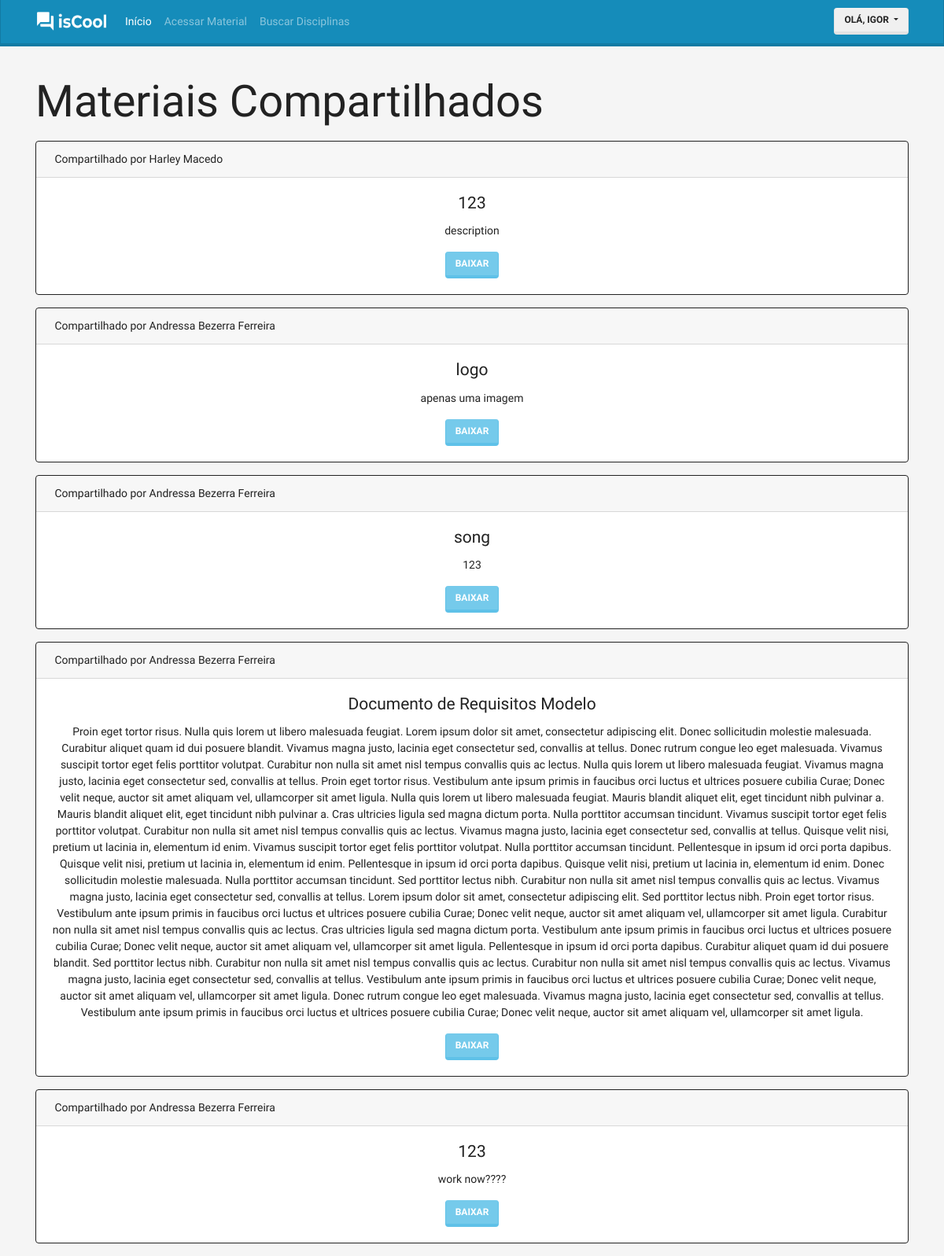
Before: /material/listar-materiais/ (signed in) with the older database file.
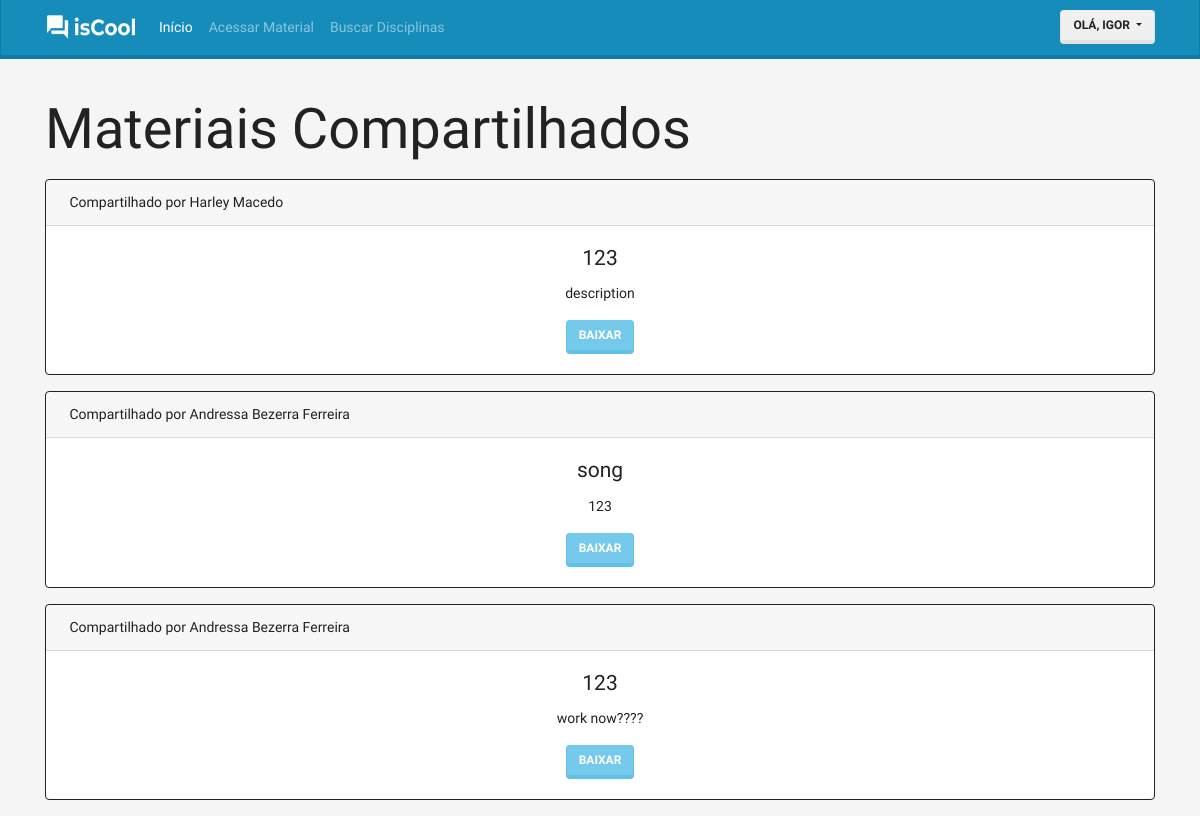
After: the same page with the newer database file.
### accounts/models.py (models this page shows, shortened)
class User(AbstractBaseUser, PermissionsMixin):
    username = models.CharField(
        'Apelido / Usuário', max_length=30, unique=True, validators=[
            validators.RegexValidator(
                re.compile('^[\w.@+-]+$'),
                'Informe um nome de Usuário Válido. '
                'Este valor deve conter apenas letras e números.'
                'e os caracteres: @/./+/-/_.'
                , 'invalid'
            )
        ], help_text='Um nome curto que será usado para identificá-lo de forma única na plataforma'
    )
    name = models.CharField('Nome', max_length=100, blank=True)
    email = models.EmailField('E-mail')
    is_staff = models.BooleanField('Equipe', default=False)
    is_active = models.BooleanField('Ativo', default=True)
    date_joined = models.DateTimeField('Data de Entrada', auto_now_add=True)
    is_student = models.BooleanField('Aluno', default=False)
    is_moderator = models.BooleanField('Moderador', default=False)
    is_teacher = models.BooleanField('Professor', default=False)
    avatar = models.ImageField('Avatar', upload_to='avatars', blank='true', default='avatars/user.png')
    USERNAME_FIELD = 'username'
    REQUIRED_FIELDS = ['email']
    objects = UserManager()
    class Meta:
        verbose_name = 'Usuário'
        verbose_name_plural = 'Usuários'
    def __str__(self):
        return self.name or self.username
    def get_short_name(self):
        return str(self).split(" ")[0]

### discipline/models.py (models this page shows)
class RegisterStudent(models.Model):
    STATUS_CHOICE = (
        (0, 'Aguardando Confirmação'),
        (1, 'Adicionado na Disciplina'),
        (2, 'Solicitação Recusada'),
        (3, 'Administrador'),
    )
    class Meta:
        verbose_name = 'Registro'
        verbose_name_plural = 'Registros'
        unique_together = (('student', 'discipline'),)
        ordering = ['-join']
    student = models.ForeignKey('accounts.User', verbose_name='Aluno', on_delete=models.DO_NOTHING)
    discipline = models.ForeignKey('Discipline', verbose_name='Disciplina', on_delete=models.DO_NOTHING)
    status = models.IntegerField('Situação', choices=STATUS_CHOICE, default=0)
    join = models.DateTimeField('Registrado', auto_now_add=True)

### material/models.py (models this page shows)
class Material(models.Model):
    discipline = models.ForeignKey('discipline.Discipline', verbose_name='Disciplina', on_delete=models.PROTECT)
    name = models.CharField('Nome', max_length=50)
    description = models.TextField('Descição', blank=True)
    file = models.FileField('Material', upload_to='materials')
    shared_by = models.ForeignKey('accounts.User', verbose_name='Compartilhado por', on_delete=models.PROTECT)
    class Meta:
        verbose_name = 'Material'
        verbose_name_plural = 'Materiais'

### material/views.py (the view)
# urls.py: path('listar-materiais/', views.listMaterial, name='listMaterial'),
def listMaterial(request):
    context = {
        'materials': Material.objects.all(),
        'registers': RegisterStudent.objects.all(),
    }
    return render(request, 'material/list-material.html', context)

### material/templates/material/list-material.html (shortened to what this page needs)
{% extends "base.html" %}
{% load widget_tweaks %}
{% load thumbnail %}
{% block container %}
<div class="container margin-top">
  <p class="display-4">
    {% if user.is_teacher %}
      Gerenciar Materiais
      {% else %}
      Materiais Compartilhados
    {% endif %}
  </p>
  {% for material in materials  %}
    {% for register in registers %}
      {% if register.student == user and material.discipline == register.discipline %}
        <div class="card border-dark mb-3" >
          <div class="card-header">
            Compartilhado por {{material.shared_by}}</div>
          <div class="card-body text-dark text-center">
            <h4 class="card-title">{{material.name}}</h4>
            <p class="card-text">{{material.description}}</p>
            <a href="{{material.file.url}}" class="btn btn-info" download>Baixar</a>
          </div>
        </div>
        {% endif %}
    {% endfor %}
  {% endfor %}
</div>
{% endblock %}

### core/templates/base.html (shortened to what this page needs)
<!doctype html>
{% load static %}
<html lang="pt">
<head>
  <link rel="stylesheet" href="{% static 'css/bootstrap.min.css' %} ">
  <link rel="stylesheet" href="{% static 'css/extra.css' %}">
</head>
<body>
  <nav class="navbar navbar-expand-lg navbar-dark bg-primary fixed-top">
    <div class="container d-flex justify-content-between">
    <a class="navbar-brand" href="/">
      <img src="{% static "img/logo_index.png" %}" width="90" height="28" class="d-inline-block align-top" alt="">
    </a>
    <div class="collapse navbar-collapse" id="navbarColor01">
        <ul class="navbar-nav mr-auto">
          <li class="nav-item active">
            <a class="nav-link" href="/">Início <span class="sr-only">(current)</span></a>
          </li>
      {% if user.is_teacher %}
      <li class="nav-item">
        <li class="nav-item dropdown">
            <a class="nav-link dropdown-toggle" data-toggle="dropdown" href="#" role="button" aria-haspopup="true" aria-expanded="false">Materiais</a>
            <div class="dropdown-menu">
              <a class="dropdown-item" href="{% url 'material:addMaterial' %}">Cadastrar Material</a>
              <a class="dropdown-item" href="{% url 'material:listMaterial' %}">Gerenciar Materiais</a>
            </div>
          </li>
          <li class="nav-item dropdown">
            <a class="nav-link dropdown-toggle" data-toggle="dropdown" href="#" role="button" aria-haspopup="true" aria-expanded="false">Disciplinas</a>
            <div class="dropdown-menu">
              <a class="dropdown-item" href="{% url 'discipline:addDiscipline' %}">Cadastrar Disciplina</a>
              <a class="dropdown-item" href="{% url 'discipline:managerDiscipline' %}">Gerenciar Disciplinas</a>
            </div>
          </li>
      {% else %}
      <li class="nav-item">
        <a class="nav-link" href="{% url 'material:listMaterial' %}">Acessar Material</a>
      </li>
      <li class="nav-item">
        <a class="nav-link" href="{% url 'discipline:listDiscipline' %}">Buscar Disciplinas</a>
      </li>
      {% endif %}
      </ul>
        <div class="nav-item dropdown">
          <button type="button" class="btn btn-secondary dropdown-toggle" data-toggle="dropdown" aria-haspopup="true" aria-expanded="false">
            olá, {{user.get_short_name}}
         </button>
        </div>
      </div>
    </div>
  </nav>
  {% block container %}
  {% endblock %}
</body>
</html>

### core/static/css/extra.css (style rules this page uses)
.margin-top { margin-top: 6rem; }
body { background-color: #f5f5f5; }

Changed rows visible on the page:
removed Material: shared_by "Andressa Bezerra Ferreira", name "logo", description "apenas uma imagem"
removed Material: shared_by "Andressa Bezerra Ferreira", name "Documento de Requisitos Modelo", description "Proin eget tortor risus. Nulla quis lorem ut libero malesuada feugiat. Lorem ipsum dolor sit amet, consectetur adipiscing elit. Donec sollicitudin molestie malesuada. Curabitur aliquet quam id dui posuere blandit. Vivamus magna justo, lacinia eget consectetur sed, convallis at tellus. Donec rutrum congue leo eget malesuada. Vivamus suscipit tortor eget felis porttitor volutpat. Curabitur non nulla sit amet nisl tempus convallis quis ac lectus. Nulla quis lorem ut libero malesuada feugiat. Vivamus magna justo, lacinia eget consectetur sed, convallis at tellus. Proin eget tortor risus. Vestibulum ante ipsum primis in faucibus orci luctus et ultrices posuere cubilia Curae; Donec velit neque,…"
